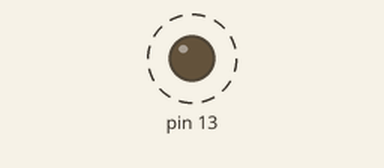
A sketch run on a simulated Arduino Uno, built with avr-gcc and run on an emulated ATmega328P. Shown: output pins drawn as LEDs (lit = HIGH). Dashed ring = blinking.

Above: at 0.05 s.
Timing chart, 0 to 3.0 s (numbered marks = the images above):
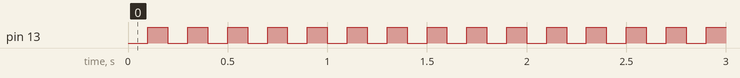

Measured:
- by itself, pin 13: alternates HIGH for 0.10 s and LOW for 0.10 s

The sketch:

Tool_Interrupt.ino
```cpp
#include <TimerOne.h>

void setup()
{
  // Initialize the digital pin as an output.
  // Pin 13 has an LED connected on most Arduino boards
  pinMode(13, OUTPUT);

  Timer1.initialize(100000); // set a timer of length 100000 microseconds (or 0.1 sec - or 10Hz => the led will blink 5 times, 5 cycles of on-and-off, per second)
  Timer1.attachInterrupt( timerIsr ); // attach the service routine here
}

void loop()
{
  // Main code loop
  // TODO: Put your regular (non-ISR) logic here (interrupt service routine)
}

/// --------------------------
/// Custom ISR Timer Routine
/// --------------------------
void timerIsr()
{
    // Toggle LED
    digitalWrite( 13, digitalRead( 13 ) ^ 1 );
}
```
